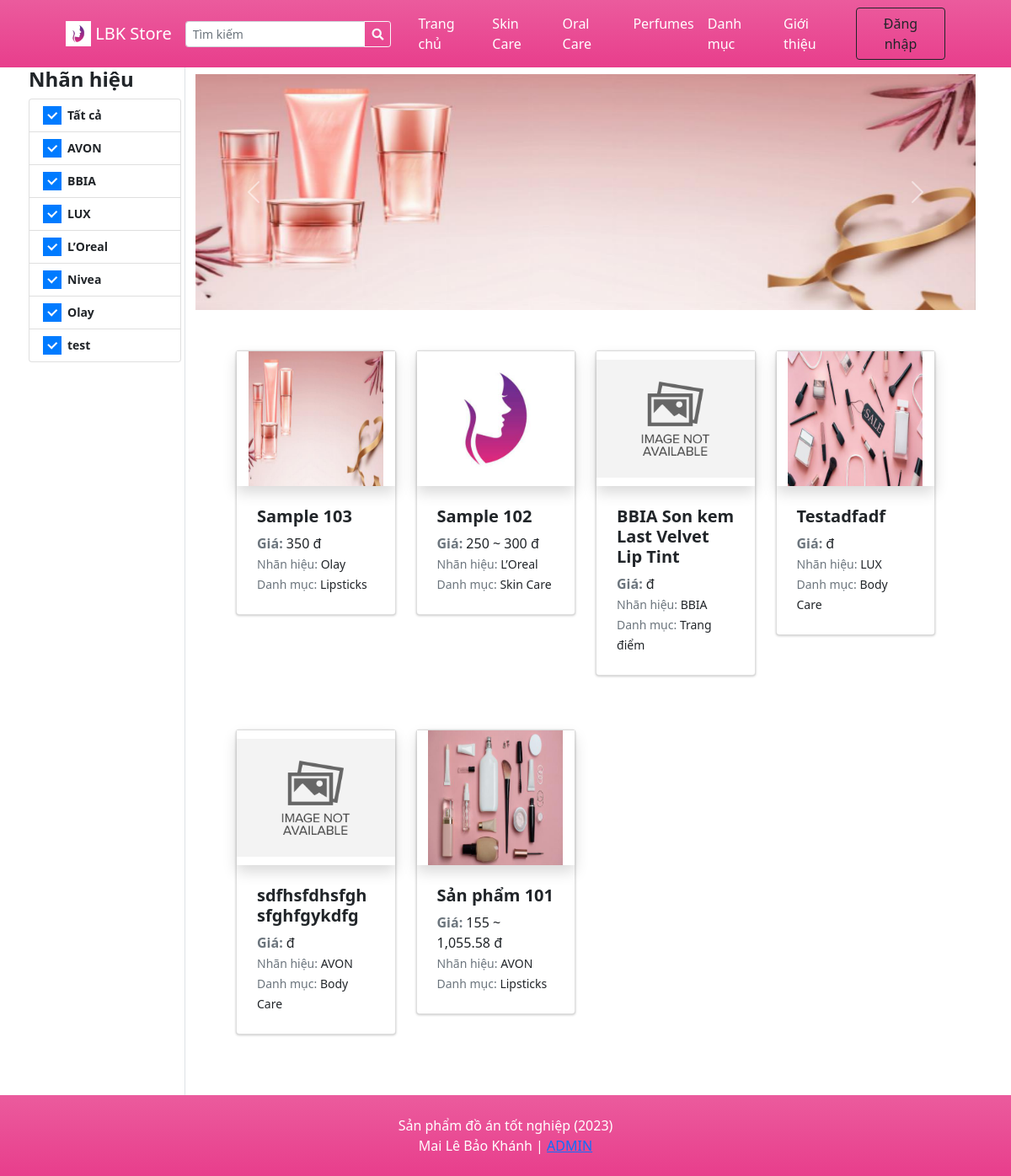
The page / on the database its author committed.
### tables this page shows
CREATE TABLE `categories` (
  `id` int(30) NOT NULL,
  `category` varchar(250) NOT NULL,
  `description` text DEFAULT NULL,
  `status` tinyint(1) NOT NULL DEFAULT 1,
  `delete_flag` tinyint(1) NOT NULL DEFAULT 0,
  `date_created` datetime NOT NULL DEFAULT current_timestamp()
);

CREATE TABLE `brands` (
  `id` int(30) NOT NULL,
  `name` varchar(250) NOT NULL,
  `description` text DEFAULT NULL,
  `image_path` text DEFAULT NULL,
  `status` tinyint(1) NOT NULL DEFAULT 1,
  `delete_flag` tinyint(1) NOT NULL DEFAULT 0,
  `date_created` datetime NOT NULL DEFAULT current_timestamp()
);

CREATE TABLE `products` (
  `id` int(30) NOT NULL,
  `brand_id` int(30) NOT NULL,
  `category_id` int(30) NOT NULL,
  `name` varchar(250) NOT NULL,
  `specs` text NOT NULL,
  `status` tinyint(1) NOT NULL DEFAULT 1,
  `delete_flag` tinyint(1) NOT NULL DEFAULT 0,
  `date_created` datetime NOT NULL DEFAULT current_timestamp()
);

### classes/DBConnection.php (called while the page is built, shortened)
<?php
class DBConnection{
    private $host = DB_SERVER;
    private $username = DB_USERNAME;
    private $password = DB_PASSWORD;
    private $database = DB_NAME;
    public $conn;
    public function __construct(){
        if (!isset($this->conn)) {
            $this->conn = new mysqli($this->host, $this->username, $this->password, $this->database);
        }
    }
}
?>

### classes/SystemSettings.php (called while the page is built, shortened)
<?php
class SystemSettings extends DBConnection{
	function userdata($field = ''){
		if(!empty($field)){
			if(isset($_SESSION['userdata'][$field]))
				return $_SESSION['userdata'][$field];
			else
				return null;
		}else{
			return false;
		}
	}
	function info($field=''){
		if(!empty($field)){
			if(isset($_SESSION['system_info'][$field]))
				return $_SESSION['system_info'][$field];
			else
				return false;
		}else{
			return false;
		}
	}
}
$_settings = new SystemSettings();
?>

### config.php (called while the page is built, shortened)
<?php
require_once('classes/DBConnection.php');
require_once('classes/SystemSettings.php');
function validate_image($file){
	if(!empty($file)){
        $ex = explode("?",$file);
        $file = $ex[0];
        $ts = isset($ex[1]) ? "?".$ex[1] : '';
		if(is_file(base_app.$file)){
			return base_url.$file.$ts;
		}else{
			return base_url.'dist/img/no-image-available.png';
		}
	}else{
		return base_url.'dist/img/no-image-available.png';
	}
}
function format_num($number = '' , $decimal = ''){
    if(is_numeric($number)){
        $ex = explode(".",$number);
        $decLen = isset($ex[1]) ? strlen($ex[1]) : 0;
        if(is_numeric($decimal)){
            return number_format($number,$decimal);
        }else{
            return number_format($number,$decLen);
        }
    }else{
        return "Invalid Input";
    }
}
?>

### home.php (the view, shortened to what this page needs)
<section class="py-0">
    <div class="container">
    <div class="row">
        <div class="col-lg-2 px-1 border-right text-sm position-sticky ">
            <h4><b>Nhãn hiệu</b></h4>
            <ul class="list-group">
                <a href="" class="list-group-item list-group-item-action">
                    <div class="icheck-primary d-inline">
                        <label for="brandAll">
                             Tất cả
                        </label>
                    </div>
                </a>
                <?php
                $qry = $conn->query("SELECT * FROM brands where status =1 order by name asc");
                while($row=$qry->fetch_assoc()):
                ?>
                <li class="list-group-item list-group-item-action">
                    <div class="icheck-primary d-inline">
                        <label for="brand-item-<?php echo $row['id'] ?>">
                                <?php echo $row['name'] ?>
                        </label>
                    </div>
                </li>
                <?php endwhile; ?>
            </ul>
        </div>
        <div class="col-lg-10 py-2">
            <div class="row">
                <div class="col-md-12">
                    <div id="carouselExampleControls" class="carousel slide bg-dark" data-ride="carousel">
                        <div class="carousel-inner">
                            <?php
                                $upload_path = "uploads/banner";
                                if(is_dir(base_app.$upload_path)):
                                $file= scandir(base_app.$upload_path);
                                $_i = 0;
                                    foreach($file as $img):
                                        if(in_array($img,array('.','..')))
                                            continue;
                                $_i++;
                            ?>
                            <div class="carousel-item h-100 <?php echo $_i == 1 ? "active" : '' ?>">
                                <img src="<?php echo validate_image($upload_path.'/'.$img) ?>" class="d-block w-100  h-100" alt="<?php echo $img ?>">
                            </div>
                            <?php endforeach; ?>
                            <?php endif; ?>
                        </div>
                        <button class="carousel-control-prev" type="button" data-target="#carouselExampleControls" data-slide="prev">
                            <span class="carousel-control-prev-icon" aria-hidden="true"></span>
                        </button>
                        <button class="carousel-control-next" type="button" data-target="#carouselExampleControls" data-slide="next">
                            <span class="carousel-control-next-icon" aria-hidden="true"></span>
                        </button>
                        </div>
                </div>
            </div>
            <div class="container px-4 px-lg-5 mt-5">
                <div class="row gx-4 gx-lg-4 row-cols-md-3 row-cols-xl-4 ">
                    <?php
                        $where = "";
                        $products = $conn->query("SELECT p.*,b.name as bname,c.category FROM `products` p inner join brands b on p.brand_id = b.id inner join categories c on p.category_id = c.id where p.status = 1 {$where} order by rand() ");
                        while($row = $products->fetch_assoc()):
                            $upload_path = base_app.'/uploads/product_'.$row['id'];
                            $img = "";
                            if(is_dir($upload_path)){
                                $fileO = scandir($upload_path);
                                if(isset($fileO[2]))
                                    $img = "uploads/product_".$row['id']."/".$fileO[2];
                            }
                            foreach($row as $k=> $v){
                                $row[$k] = trim(stripslashes($v));
                            }
                            $inventory = $conn->query("SELECT distinct(`price`) FROM inventory where product_id = ".$row['id']." order by `price` asc");
                            $inv = array();
                            while($ir = $inventory->fetch_assoc()){
                                $inv[] = format_num($ir['price']);
                            }
                            $price = '';
                            if(isset($inv[0]))
                            $price .= $inv[0];
                            if(count($inv) > 1){
                            $price .= " ~ ".$inv[count($inv) - 1];
                            }
                    ?>
                    <div class="col mb-5">
                        <a class="card product-item text-reset text-decoration-none" href=".?p=view_product&id=<?php echo md5($row['id']) ?>">
                            <div class="overflow-hidden shadow product-holder">
                            <img class="card-img-top w-100 product-cover" src="<?php echo validate_image($img) ?>" alt="..." />
                            </div>
                            <div class="card-body p-4">
                                <div class="">
                                    <h5 class="fw-bolder"><?php echo $row['name'] ?></h5>
                                        <span><b class="text-muted">Giá: </b><?php echo $price ?> đ</span>
                                </div>
                                <p class="m-0"><small><span class="text-muted">Nhãn hiệu:</span> <?php echo $row['bname'] ?></small></p>
                                <p class="m-0"><small><span class="text-muted">Danh mục:</span> <?php echo $row['category'] ?></small></p>
                            </div>
                        </a>
                    </div>
                    <?php endwhile; ?>
                </div>
            </div>
        </div>
    </div>
    </div>
</section>

### index.php (shortened to what this page needs)
<?php require_once('config.php'); ?>
<!DOCTYPE html>
<html lang="en">
<?php require_once('inc/header.php') ?>
<body>
<?php require_once('inc/topBarNav.php') ?>
<?php $page = isset($_GET['p']) ? $_GET['p'] : 'home';  ?>
<?php
    if(!file_exists($page.".php") && !is_dir($page)){
        include '404.html';
    }else{
    if(is_dir($page))
        include $page.'/index.php';
    else
        include $page.'.php';
    }
?>
<?php require_once('inc/footer.php') ?>
</body>
</html>

### inc/header.php (shortened to what this page needs)
<head>
    <link rel="stylesheet" href="<?php echo base_url ?>plugins/fontawesome-free/css/all.min.css">
    <link rel="stylesheet" href="<?php echo base_url ?>plugins/tempusdominus-bootstrap-4/css/tempusdominus-bootstrap-4.min.css">
  <link rel="stylesheet" href="<?php echo base_url ?>plugins/datatables-bs4/css/dataTables.bootstrap4.min.css">
  <link rel="stylesheet" href="<?php echo base_url ?>plugins/datatables-responsive/css/responsive.bootstrap4.min.css">
  <link rel="stylesheet" href="<?php echo base_url ?>plugins/datatables-buttons/css/buttons.bootstrap4.min.css">
  <link rel="stylesheet" href="<?php echo base_url ?>plugins/select2/css/select2.min.css">
  <link rel="stylesheet" href="<?php echo base_url ?>plugins/select2-bootstrap4-theme/select2-bootstrap4.min.css">
    <link rel="stylesheet" href="<?php echo base_url ?>plugins/icheck-bootstrap/icheck-bootstrap.min.css">
    <link rel="stylesheet" href="<?php echo base_url ?>plugins/jqvmap/jqvmap.min.css">
    <link rel="stylesheet" href="<?php echo base_url ?>dist/css/adminlte.css">
    <link rel="stylesheet" href="<?php echo base_url ?>dist/css/custom.css">
    <link rel="stylesheet" href="<?php echo base_url ?>assets/css/styles.css">
    <link rel="stylesheet" href="<?php echo base_url ?>plugins/overlayScrollbars/css/OverlayScrollbars.min.css">
    <link rel="stylesheet" href="<?php echo base_url ?>plugins/daterangepicker/daterangepicker.css">
    <link rel="stylesheet" href="<?php echo base_url ?>plugins/summernote/summernote-bs4.min.css">
  <link rel="stylesheet" href="<?php echo base_url ?>plugins/sweetalert2-theme-bootstrap-4/bootstrap-4.min.css">
  </head>

### inc/topBarNav.php (shortened to what this page needs)
<nav class="navbar navbar-expand-lg navbar-dark bg-gradient-pink">
            <div class="container px-4 px-lg-5 ">
                <a class="navbar-brand" href="./">
                <img src="<?php echo validate_image($_settings->info('logo')) ?>" width="30" height="30" class="d-inline-block align-top" alt="" loading="lazy">
                <?php echo $_settings->info('short_name') ?>
                </a>
                <form class="form-inline" id="search-form">
                  <div class="input-group">
                    <input class="form-control form-control-sm form " type="search" placeholder="Tìm kiếm" aria-label="Search" name="search"  value="<?php echo isset($_GET['search']) ? $_GET['search'] : "" ?>"  aria-describedby="button-addon2">
                    <div class="input-group-append">
                      <button class="btn btn-outline-light btn-sm m-0" type="submit" id="button-addon2"><i class="fa fa-search"></i></button>
                    </div>
                  </div>
                </form>
                <div class="collapse navbar-collapse" id="navbarSupportedContent">
                    <ul class="navbar-nav me-auto mb-2 mb-lg-0 ms-lg-4">
                        <li class="nav-item"><a class="nav-link text-white" aria-current="page" href="./">Trang chủ</a></li>
                        <?php
                        $cat_qry = $conn->query("SELECT * FROM categories where status = 1  limit 3");
                        $count_cats =$conn->query("SELECT * FROM categories where status = 1 ")->num_rows;
                        while($crow = $cat_qry->fetch_assoc()):
                        ?>
                        <li class="nav-item"><a class="nav-link text-white" aria-current="page" href="./?p=products&c=<?php echo md5($crow['id']) ?>"><?php echo $crow['category'] ?></a></li>
                        <?php endwhile; ?>
                        <?php if($count_cats > 3): ?>
                        <li class="nav-item"><a class="nav-link text-white" href="./?p=view_categories">Danh mục</a></li>
                        <?php endif; ?>
                        <li class="nav-item"><a class="nav-link text-white" href="./?p=about">Giới thiệu</a></li>
                    </ul>
                    <div class="d-flex align-items-center">
                      <?php if($_settings->userdata('id') > 0 && $_settings->userdata('login_type') == 2): ?>
                        <a class="text-dark mr-2 nav-link text-white" href="./?p=cart">
                            <i class="bi-cart-fill me-1"></i>
                            Giỏ hàng
                            <span class="badge bg-dark text-white ms-1 rounded-pill" id="cart-count">
                              <?php
                                $count = $conn->query("SELECT SUM(quantity) as items from `cart` where client_id =".$_settings->userdata('id'))->fetch_assoc()['items'];
                                echo ($count > 0 ? $count : 0);
                              ?>
                            </span>
                        </a>
                            <a href="./?p=my_account" class="text-dark  nav-link text-white"><b> Chào, <?php echo $_settings->userdata('lastname')?></b></a>
                            <a href="logout.php" class="text-dark  nav-link text-white"><i class="fa fa-sign-out-alt"></i></a>
                        <?php else: ?>
                        <button class="btn btn-outline-dark ml-2" id="login-btn" type="button">Đăng nhập</button>
                        <?php endif; ?>
                    </div>
                </div>
            </div>
        </nav>

### inc/footer.php (shortened to what this page needs)
<footer class="py-4 bg-gradient-pink">
            <div class="container">
              <p class="m-0 text-center text-white">Sản phẩm đồ án tốt nghiệp (2023)</p>
              <p class="m-0 text-center text-white" style="color: #056cf2;">Mai Lê Bảo Khánh | <a href="<?php echo base_url ?>admin/">ADMIN</a></p>
          </div>
        </footer>

### home.php (style rules this page uses)
.carousel-item>img { object-fit:fill !important; }
#carouselExampleControls .carousel-inner { height:280px !important; }

### rows shown on the page
categories: category "Skin Care"
categories: category "Oral Care"
categories: category "Perfumes"
brands: name "AVON"
brands: name "BBIA"
brands: name "LUX"
brands: name "L’Oreal"
brands: name "Nivea"
brands: name "Olay"
brands: name "test"
products: shows a picture, name "Sample 103", price "350", brand.name "Olay", category.category "Lipsticks"
products: shows a picture, name "Sample 102", price "250 ~ 300", brand.name "L’Oreal", category.category "Skin Care"
products: name "BBIA Son kem Last Velvet Lip Tint", brand.name "BBIA", category.category "Trang điểm"
products: shows a picture, name "Testadfadf", brand.name "LUX", category.category "Body Care"
products: name "sdfhsfdhsfghsfghfgykdfg", brand.name "AVON", category.category "Body Care"
products: shows a picture, name "Sản phẩm 101", price "155 ~ 1,055.58", brand.name "AVON", category.category "Lipsticks"

### other values the page prints
$_settings->info('short_name') "LBK Store"
